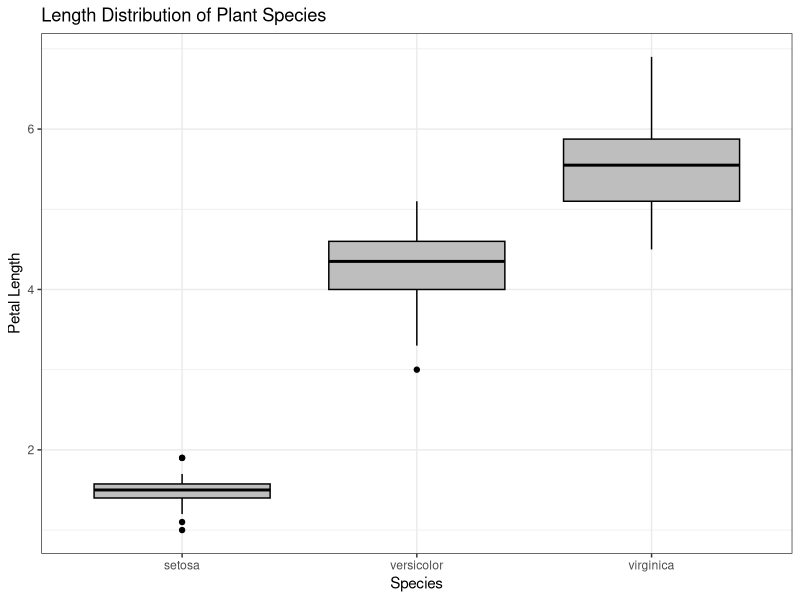
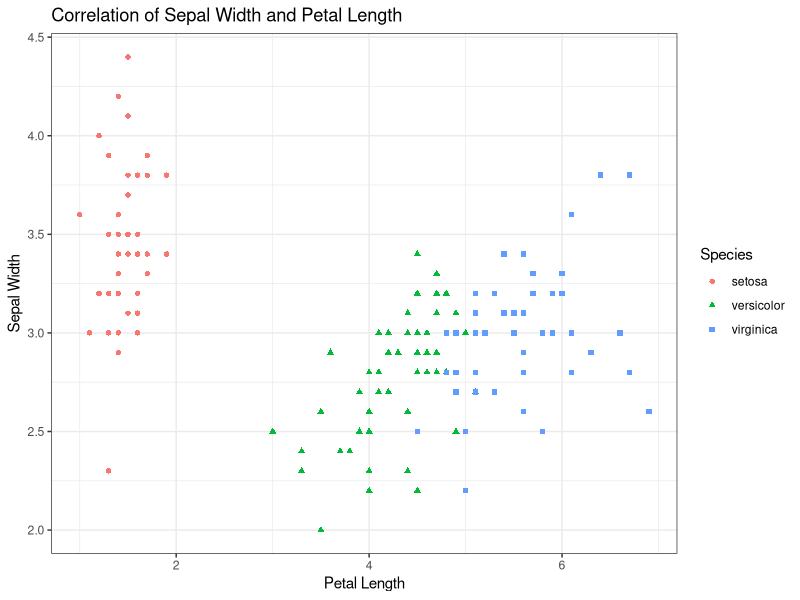
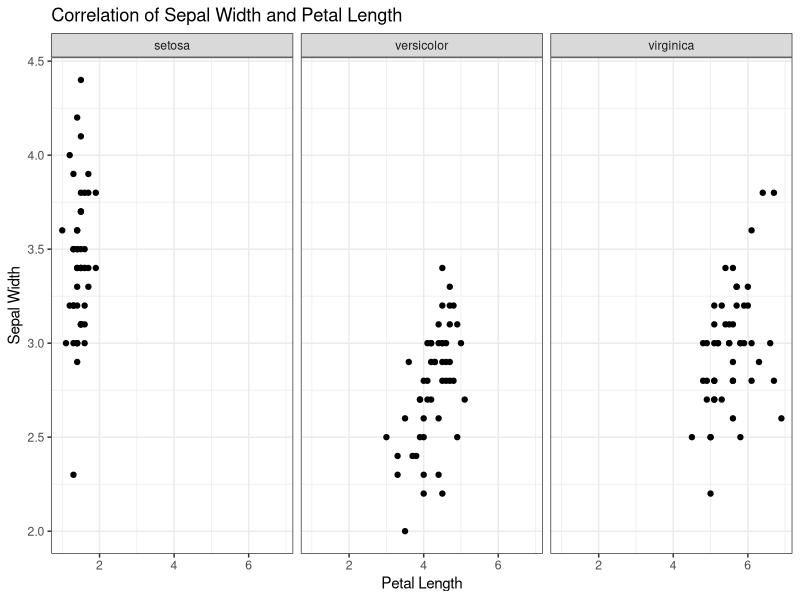
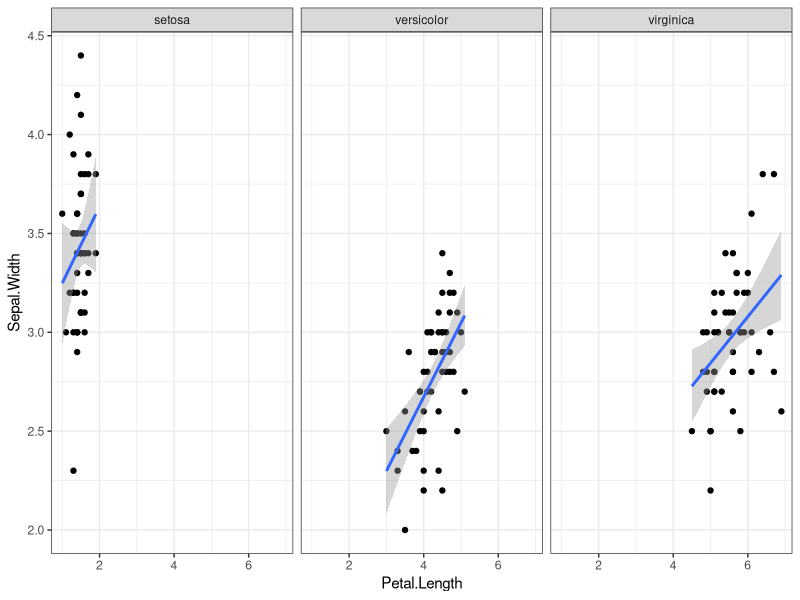

The R source for these figures, in order:
## ---- chunk 1
library(dplyr)
library(datasets)
library(ggplot2)
dsize <- print(object.size(iris), units = 'Kb')
## ---- chunk 2
tbl_df(iris)
## ---- chunk 3
summary(iris)

ggplot(data = iris, aes(x = Species, y = Petal.Length)) + geom_boxplot(color = 'black', fill = 'gray') + theme_bw() + 
labs(title = 'Length Distribution of Plant Species', x = 'Species', y = 'Petal Length')

ggplot(data = iris, aes(x = Petal.Length, y = Sepal.Width, colour = Species)) + geom_point(data = iris, aes(shape = Species)) + theme_bw() +
labs(title = 'Correlation of Sepal Width and Petal Length', x = 'Petal Length', y = 'Sepal Width')

ggplot(data = iris, aes(x = Petal.Length, y = Sepal.Width)) + geom_point() + facet_grid(.~Species) + theme_bw() +
labs(title = 'Correlation of Sepal Width and Petal Length', x = 'Petal Length', y = 'Sepal Width')

## ---- chunk 4
ggplot(data = iris, aes(x = Petal.Length, y = Sepal.Width)) + geom_point() + geom_smooth(method = lm) + facet_grid(.~Species) + theme_bw()

